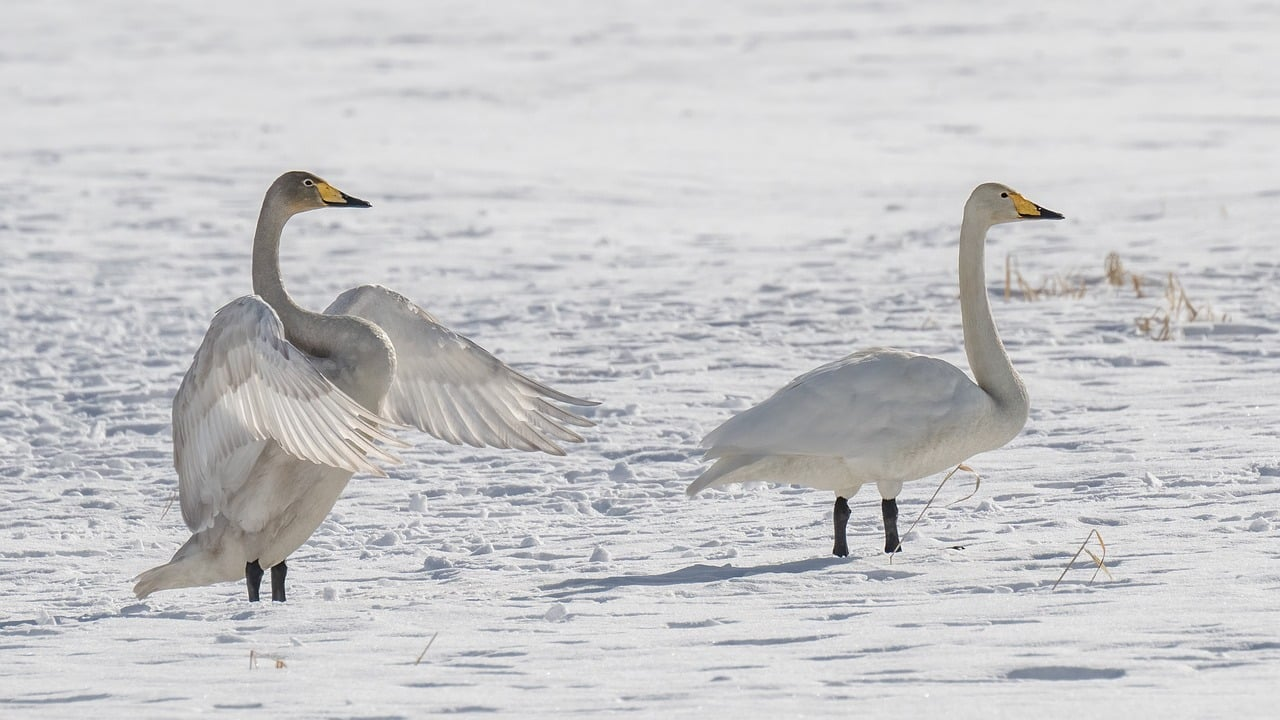
#> input picture Lab-08/input.jpg, 1280 x 720 px
$ jupyter execute G_R_E.ipynb
#> lines starting #> are read from the running program, lines starting #| are printed output that depends on the picture
[cell 1]
# gaussian_raleigh_erlang_noise_removal.py

import numpy as np
from PIL import Image
import matplotlib.pyplot as plt
from scipy.ndimage import gaussian_filter
from scipy.stats import rayleigh, erlang

def gaussian_noise_removal(img_array, sigma=1):
    """ Gaussian noise removal using Gaussian filter """
    return gaussian_filter(img_array, sigma=sigma)

def raleigh_noise_removal(img_array, shape=1, scale=1):
    """ Placeholder function for Raleigh noise removal """
    # Custom filter or denoising technique for Raleigh noise can be implemented here
    return gaussian_filter(img_array, sigma=2)

def erlang_noise_removal(img_array, shape=2, scale=1):
    """ Placeholder function for Erlang noise removal """
    # Custom filter or denoising technique for Erlang noise can be implemented here
    return gaussian_filter(img_array, sigma=3)

def apply_noise_removal(input_path, output_path, noise_type="gaussian"):
    img = Image.open(input_path)  # Open the image
    img_array = np.array(img)

    # Apply denoising based on the selected noise type
    if noise_type == "gaussian":
        denoised_img_array = gaussian_noise_removal(img_array)
    elif noise_type == "raleigh":
        denoised_img_array = raleigh_noise_removal(img_array)
    elif noise_type == "erlang":
        denoised_img_array = erlang_noise_removal(img_array)
    else:
        print("Invalid noise type!")
        return

    # Convert the denoised array to an image
    denoised_img = Image.fromarray(denoised_img_array.astype(np.uint8))

    # Save the denoised image
    denoised_img.save(output_path)

    # Display original and denoised images
    plt.figure(figsize=(10, 5))

    plt.subplot(1, 2, 1)
    plt.imshow(img)
    plt.title("Original Image")
    plt.axis("off")

    plt.subplot(1, 2, 2)
    plt.imshow(denoised_img)
    plt.title(f"Denoised Image ({noise_type.capitalize()} Filter)")
    plt.axis("off")

    plt.tight_layout()
    plt.show()

# Example usage
if __name__ == "__main__":
    input_path = "input.jpg"
    output_path = "denoised_image_gaussian.jpg"
    apply_noise_removal(input_path, output_path, noise_type="gaussian")
#> in apply_noise_removal, img is the input picture: PIL image 1280x720 RGB; mean R, G, B 200.7, 200.5, 202.3
#> in apply_noise_removal, `plt.show()`:
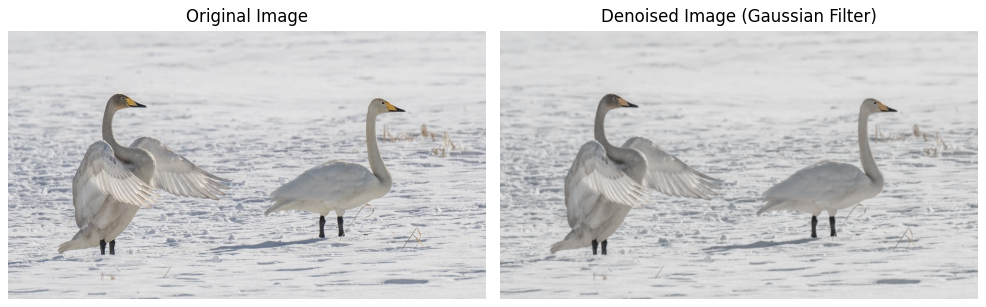
#> figure drawn by matplotlib, 2 panels
    apply_noise_removal(input_path, output_path, noise_type="raleigh")
    apply_noise_removal(input_path, output_path, noise_type="erlang")
#> in erlang_noise_removal, `return gaussian_filter(img_array, sigma=3)`:
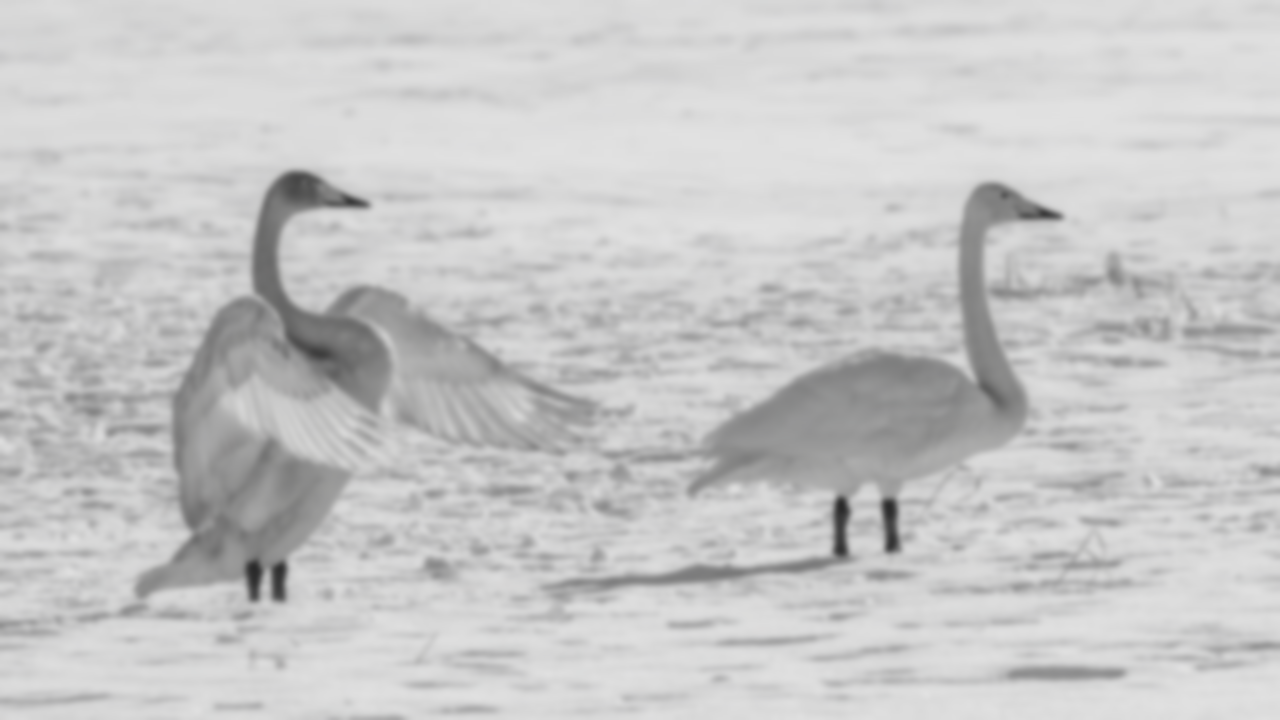
#> returned value: shape (720, 1280, 3); mean of channels 0, 1, 2 199.6, 199.6, 199.8; drawn as R, G, B
    # You can replace "gaussian" with "raleigh" or "erlang" to apply respective filters
    print(f"Denoised image saved as {output_path}")
